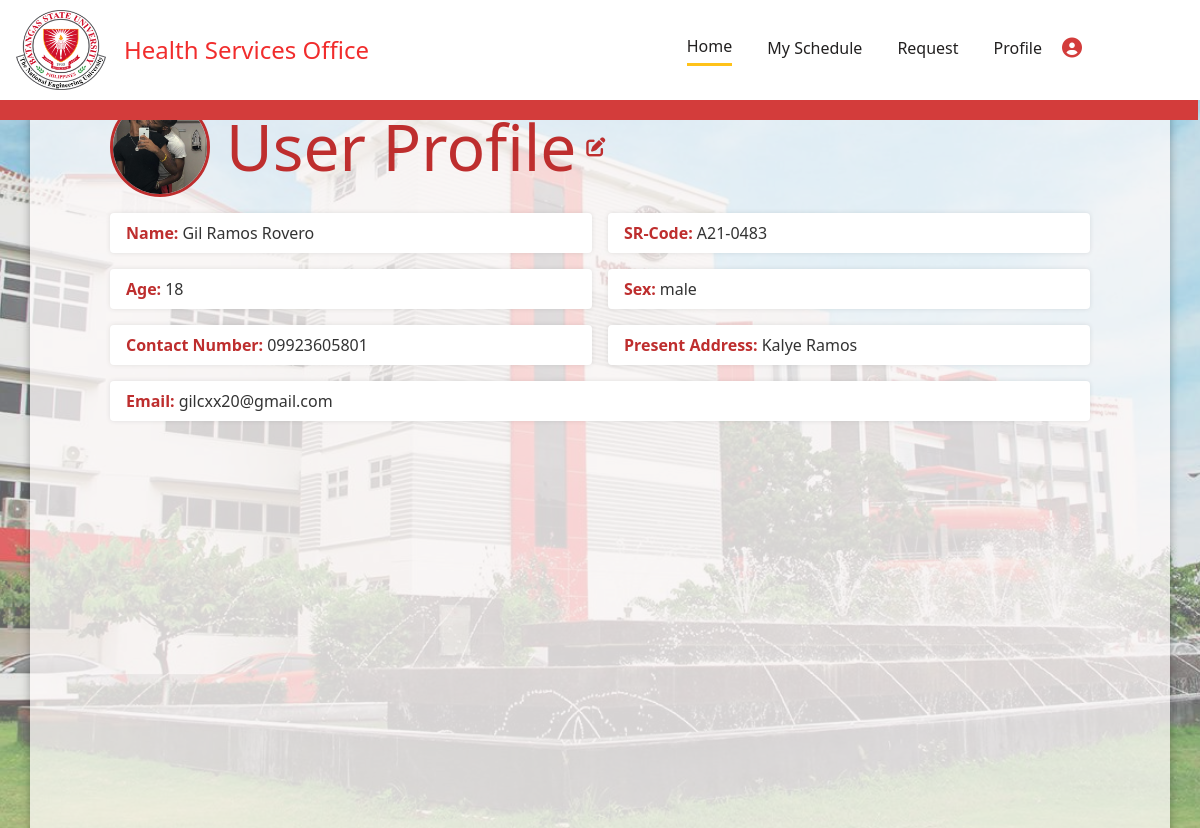
/users/user-student/profile (signed in), run on an earlier commit of the app's database.
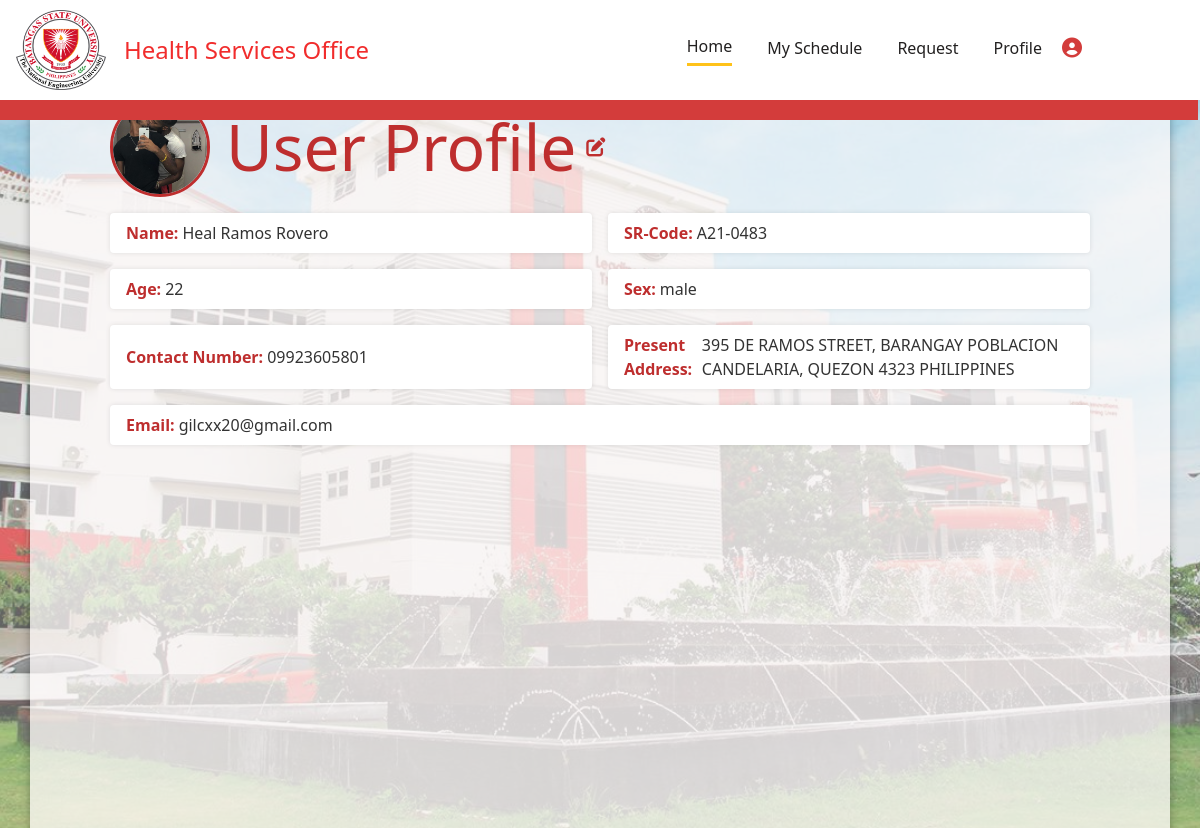
And on a later commit of the database.
### users/models.py (models this page shows, shortened)
class AlangilanUsers(AbstractUser):
  ROLE_CHOICES = (
    ("admin", "Admin"),
    ("student", "Student")
  )
  role = models.CharField(max_length=10, choices=ROLE_CHOICES, null=False, blank=False)
  POSITION_CHOICES = [
    ("doctor", "Doctor"),
    ("nurse", "Nurse"),
  ]
  position = models.CharField(max_length=6, choices=POSITION_CHOICES, null=False, blank=False)
  SEX_CHOICES = [
    ("male", "Male"),
    ("female", "Female"),
  ]
  sex = models.CharField(max_length=6, choices=SEX_CHOICES, null=True, blank=True)
  middle_name = models.CharField(max_length=50, null=True, blank=True)
  suffix = models.CharField(max_length=10, null=True, blank=True)
  birth_date = models.DateField()
  sr_code = models.CharField(max_length=50, null=False, blank=False)
  age = models.IntegerField(null=False, blank=False)
  contact_number = models.CharField(max_length=15, null=True, blank=True)
  telephone_number = models.CharField(max_length=15, null=True, blank=True)
  civil_status = models.CharField(max_length=20, null=True, blank=True)
  gsuite = models.CharField(max_length=50, null=True, blank=True)
  present_address = models.CharField(max_length=255, null=True, blank=True)
  home_address = models.CharField(max_length=255, null=True, blank=True)
  profile_image = models.ImageField(upload_to="profile_images/", null=True, blank=True)
  @property
  def full_name(self):
    return f"{self.first_name} {self.middle_name or ''} {self.last_name}"

### users/views.py (the view)
# urls.py: path("user-student/profile", views.student_profile, name="student_profile")
@login_required
def student_profile(request):
  if request.method == "POST":
    form = StudentProfileUpdateForm(request.POST, request.FILES, instance=request.user)
    if form.is_valid():
      form.save()
      messages.success(request, "Profile Successfully Updated.")
      return redirect("users:student_profile")
    else:
      messages.error(request, "Profile could not be updated.")
  else:
    form = StudentProfileUpdateForm(instance=request.user)
  return render(request, "users/student/profile.html", {"form": form})

### users/templates/users/student/profile.html (shortened to what this page needs)
{% extends "layout/student_layout.html" %}
{% load static %}
{% block content %}
  <div class="container">
    <div class="profile">
      <img id="profile-image" src="{{ request.user.profile_image.url }}" alt="User Avatar">
      <h2>User Profile <i class="fas fa-edit" onclick="openModal()"></i></h2>
    </div>
    <div class="profile-info">
      <div class="info-group">
        <label>Name:</label>
        <span id="profile-name">{{ request.user.full_name }}</span>
      </div>
      <div class="info-group">
        <label>SR-Code:</label>
        <span id="profile-sr-code">{{ request.user.sr_code }}</span>
      </div>
      <div class="info-group">
        <label>Age:</label>
        <span id="profile-age">{{ request.user.age }}</span>
      </div>
      <div class="info-group">
        <label>Sex:</label>
        <span id="profile-sex">{{ request.user.sex }}</span>
      </div>
      <div class="info-group">
        <label>Contact Number:</label>
        <span id="profile-contact">{{ request.user.contact_number }}</span>
      </div>
      <div class="info-group">
        <label>Present Address:</label>
        <span id="profile-address">{{ request.user.present_address }}</span>
      </div>
      <div class="info-group">
        <label>Email:</label>
        <span id="profile-email">{{ request.user.email }}</span>
      </div>
    </div>
  </div>
{% endblock content %}

### users/templates/layout/student_layout.html (shortened to what this page needs)
{% load static %}
<!DOCTYPE html>
<html lang="en">
<head>
  <link href="https://cdn.jsdelivr.net/npm/bootstrap@5.3.3/dist/css/bootstrap.min.css" rel="stylesheet">
  <link href="https://cdn.jsdelivr.net/npm/bootstrap@5.3.3/dist/css/bootstrap.min.css" rel="stylesheet">
  <link rel="stylesheet" href="https://cdnjs.cloudflare.com/ajax/libs/font-awesome/6.4.0/css/all.min.css">
  <link rel="stylesheet" href="{% static 'student/assets/css/header.css' %}">
  <link rel="stylesheet" href="{% static 'student/assets/css/home.css' %}">
  <link rel="stylesheet" href="{% static 'student/assets/css/profile.css' %}">
  <link rel="stylesheet" href="{% static 'student/assets/css/appointment-1.css' %}">
  <link rel="stylesheet" href="{% static 'student/assets/css/appointment-2.css' %}">
  <link rel="stylesheet" href="{% static 'student/assets/css/appointment-3.css' %}">
  <link rel="stylesheet" href="{% static 'student/assets/css/appointment-4-form1.css' %}">
  <link rel="stylesheet" href="{% static 'student/assets/css/appointment-4-form2.css' %}">
  <link rel="stylesheet" href="{% static 'student/assets/css/appointment-5.css' %}">
</head>
<body>
  <main>
    <div class="header">
      <div class="header-left">
        <a href="{% url 'users:student_home' %}" class="logo">
          <img src="{% static 'student/assets/img/logo.png' %}" width="90" height="80" alt="" class="mx-2 my-1">
        </a>
        <div class="header-title">
          <h2 class="h2 mb-0">Health Services Office</h2>
        </div>
      </div>
      <div class="header-right">
        <a href="{% url 'users:student_home' %}" class="active">Home</a>
        <a href="schedule.html">My Schedule</a>
        <a href="request.html">Request</a>
        <div class="dropdown">
          <a href="#" class="dropdown-toggle" data-bs-toggle="dropdown" aria-expanded="false">
            Profile<i class="fas fa-circle-user"></i>
          </a>
        </div>
      </div>
      <div class="pink-line"></div>
    </div>
    <div class="main-container">
      {% block content %}
      {% endblock content %}
    </div>
  </main>
</body>
</html>

### healthclinic_system/static/student/assets/css/header.css (style rules this page uses)
body { background-color: #eeebeb; }
.header { color: #F12C2C; display: flex; align-items: center; justify-content: space-between; width: 100%; height: 100px; padding: 8px; background-color: white; position: fixed; top: 0; left: 0; right: 0; z-index: 1000; }
.header-left { display: flex; align-items: center; }
.header-title { margin-left: 10px; }
.header-title h2 { font-size: 1.5em; }
.header-right { display: flex; align-items: center; padding-right: 90px; position: relative; gap:15px }
.header-right a { color: #F12C2C; text-decoration: none; display: flex; align-items: center; font-weight: 600; }
.header-right .fas.fa-circle-user { font-size: 20px; color: #D33C3B; margin-left: 20px; }
.pink-line { height: 20px; width: 100%; background: #D33C3B; position: fixed; top: 100px; z-index: 999; margin-left:-10px; }
.main-container { display: flex; justify-content: center; align-items: center; height: 100vh; background: url('assets/img/background.png') no-repeat center center fixed; background-size: cover; position: relative; }
.header-right .dropdown { position: relative; }
.header-right .dropdown-toggle::after { display: none; }
.header-right a.active { position: relative; border-bottom: 3px solid #ffc219; }
.header-right a { margin-right: 20px; padding-bottom: 5px; color: #222020; text-decoration: none; font-weight: 500; }

### healthclinic_system/static/student/assets/css/home.css (style rules this page uses)
body { display: flex; justify-content: center; align-items: center; height: 100vh; background: url('/assets/img/background.png') no-repeat center center fixed; background-size: cover; position: relative; }
body::before { content: ''; position: absolute; top: 0; left: 0; width: 100%; height: 100%; background-color: rgba(206, 204, 204, 0.479); z-index: 1; }
.container { background-color: rgba(255, 251, 251, 0.623); padding: 8rem; border-radius: 8px; box-shadow: 0 0 10px rgba(0, 0, 0, 0.1); width: 150%; height: 100%; margin-top: 15%; margin-left:-25%; color: white; position: relative; z-index: 2; }
.container h2 { color: #D33C3B; font-size: 4rem; margin-top: -50px; padding-top:-20px; }
.container h2, .container h3, .btn-appointment { justify-items: flex-start; }

### healthclinic_system/static/student/assets/css/profile.css (style rules this page uses)
body { background: url('/assets/img/background.png') no-repeat center center fixed; background-size: cover; position: relative; background-color: rgb(234, 234, 236); }
body::before { content: ''; position: fixed; top: 0; left: 0; width: 100%; height: 100%; background-color: rgba(206, 204, 204, 0.479); z-index: 1; }
.container { background-color: rgba(255, 251, 251, 0.74); padding: 2rem; border-radius: 8px; width: 50%; margin: 5rem auto; color: #be2e2e; position: relative; z-index: 2; box-shadow: 0 0 10px rgba(0, 0, 0, 0.3); margin-top: 12rem; display: flex; flex-direction: column; align-items: flex-start; }
.profile { display: flex; align-items: center; width: 100%; }
.profile img { border-radius: 50%; width: 100px; height: 100px; object-fit: cover; margin-right: 1rem; border: 3px solid #be2e2e; }
.profile h2 { color: #be2e2e; margin: 0; display: flex; align-items: center; }
.profile h2 i { margin-left: 10px; cursor: pointer; color: #be2e2e; font-size: 1.2rem; }
.profile-info { display: flex; flex-wrap: wrap; gap: 1rem; width: 100%; margin-top: 1rem; }
.profile-info .info-group { flex: 1 1 calc(50% - 2rem); display: flex; justify-content: flex-start; align-items: center; padding: 0.5rem 1rem; background-color: white; border-radius: 4px; box-shadow: 0 0 5px rgba(0, 0, 0, 0.1); }
.profile-info .info-group label { font-weight: bold; color: #be2e2e; margin-right: 4px; }
.profile-info .info-group span { color: #333; text-align: left; }

### healthclinic_system/static/student/assets/css/appointment-1.css (style rules this page uses)
body { display: flex; justify-content: center; align-items: center; height: 100vh; background: url('/assets/img/background.png') no-repeat center center fixed; background-size: cover; position: relative; background-color:rgb(234, 234, 236); }
body::before { content: ''; position: fixed; top: 0; left: 0; width: 100%; height: 100%; background-color: rgba(206, 204, 204, 0.479); z-index: 1; }
.container { background-color: rgba(255, 251, 251, 0.74); padding: 3rem; border-radius: 8px; width: 150%; height: 100%; margin-left: -26%; padding-top: 0.5rem; padding-bottom: 1rem; color: #D33C3B; position: relative; z-index: 2; margin-top: 0%; }

What changed in the data, as far as the page shows it:
changed AlangilanUsers "male": user.full_name "Gil Ramos Rovero" → "Heal Ramos Rovero"; user.age "18" → "22"; user.present_address "Kalye Ramos" → "395 DE RAMOS STREET, BARANGAY POBLACION CANDELARIA, QUEZON 4323 PHILIPPINES"
